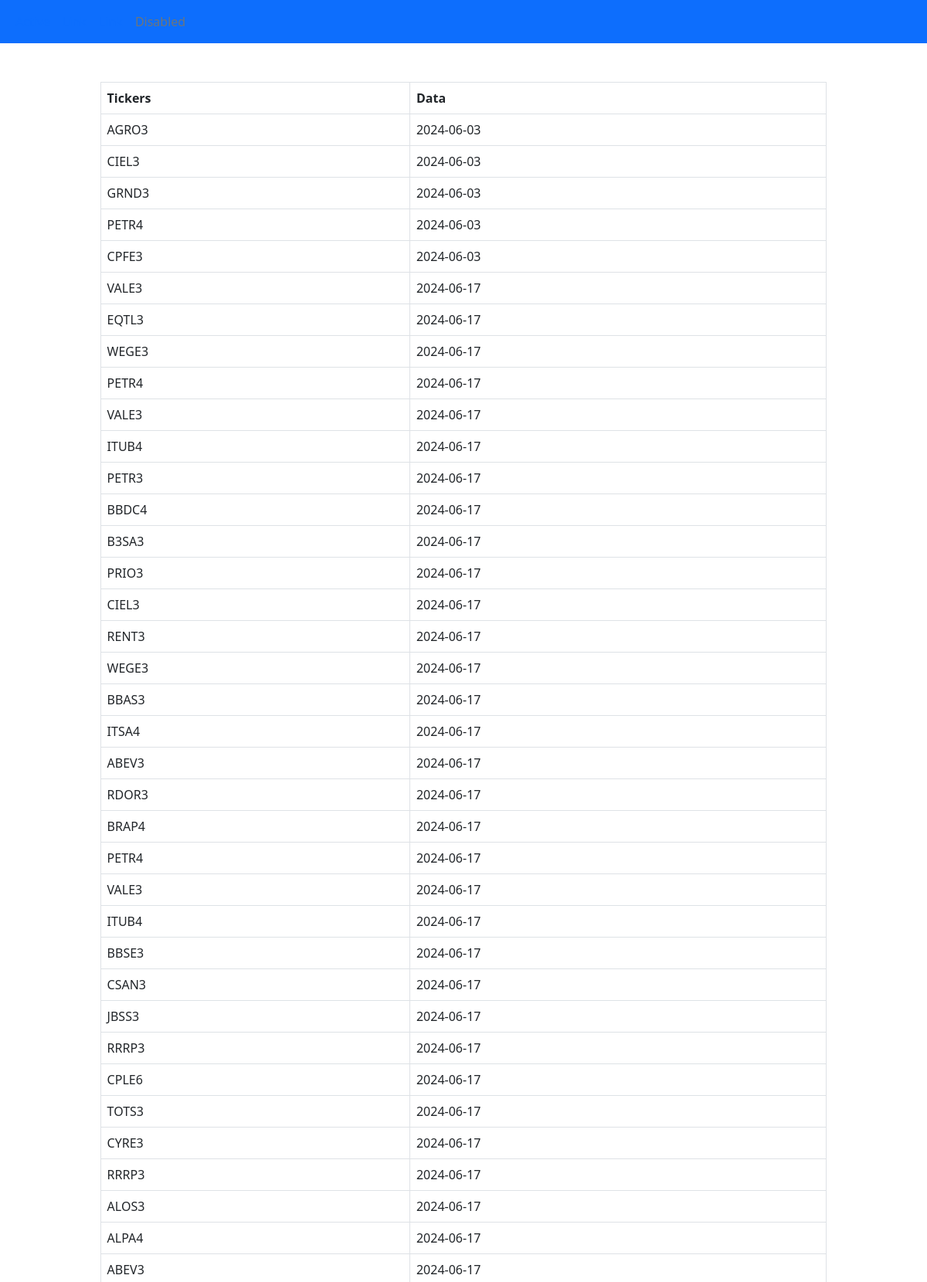
Screenshot of /table (upper part) with the database file from the repository.
### tables this page shows
CREATE TABLE acoes(
            Ticker Varchar(7) not null,
            Data Varchar(9) not null,
            Cod_Carteira int not null
            );

### web.py (the view)
@app.route("/table", methods=["GET"])
def gerar_tabela():
    banco.abrir_conexao()
    dados = banco.recuperar_dados()
    banco.fechar_conexao()
    return render_template("tabela.html", dados=dados)

### BancoDeDados.py (called while the page is built)
    def abrir_conexao(self):
        self.conn = sqlite3.connect("banco.db",check_same_thread=False)
        self.conn.execute("""
            Create Table if not exists acoes(
            Ticker Varchar(7) not null,
            Data Varchar(9) not null,
            Cod_Carteira int not null
            );
        """)
        self.cursor = self.conn.cursor()

    def fechar_conexao(self):
        if self.conn:
            self.conn.close()

    def recuperar_dados(self):
        self.cursor.execute("Select * from acoes")
        dados = self.cursor.fetchall()
        return dados

### templates/tabela.html (shortened to what this page needs)
<!DOCTYPE html>
<html lang="en">
<head>
    <link rel="stylesheet" href="https://cdn.jsdelivr.net/npm/bootstrap-icons@1.4.1/font/bootstrap-icons.css">
    <link href="https://cdn.jsdelivr.net/npm/bootstrap@5.0.2/dist/css/bootstrap.min.css" rel="stylesheet">
</head>
<body>
    <nav class="navbar navbar-expand-lg bg-primary">
        <div class="container-fluid">
            <ul class="navbar-nav">
                <li class="nav-item">
                    <a class="nav-link active" href="#">Active</a>
                </li>
                <li class="nav-item">
                    <a class="nav-link" href="#">Link</a>
                </li>
                <li class="nav-item">
                    <a class="nav-link" href="#">Link</a>
                </li>
                <li class="nav-item">
                    <a class="nav-link disabled" href="#">Disabled</a>
                </li>
            </ul>
        </div>
    </nav>
    <div class="container-fluid mt-4">
        <div class="table-container">
            <table class="table table-bordered">
                <thead>
                    <tr>
                        <th scope="col">Tickers</th>
                        <th scope="col">Data</th>
                    </tr>
                </thead>
                <tbody>
                    {% for dado in dados %}
                        <tr>
                            <td>{{ dado[0] }}</td>
                            <td>{{ dado[1]}}</td>
                        </tr>
                    {% endfor %}
                </tbody>
            </table>
        </div>
    </div>
</body>
</html>

### templates/tabela.html (style rules this page uses)
.table-container { display: flex; justify-content: center; align-items: center; min-height: 80vh; margin-top: 50px; }
table { max-width: 80%; width: 100%; }

### rows the page displays
acoes: Ticker "AGRO3", Data "2024-06-03"
acoes: Ticker "CIEL3", Data "2024-06-03"
acoes: Ticker "GRND3", Data "2024-06-03"
acoes: Ticker "PETR4", Data "2024-06-03"
acoes: Ticker "CPFE3", Data "2024-06-03"
acoes: Ticker "VALE3", Data "2024-06-17"
acoes: Ticker "EQTL3", Data "2024-06-17"
acoes: Ticker "WEGE3", Data "2024-06-17"
acoes: Ticker "PETR4", Data "2024-06-17"
acoes: Ticker "VALE3", Data "2024-06-17"
acoes: Ticker "ITUB4", Data "2024-06-17"
acoes: Ticker "PETR3", Data "2024-06-17"
acoes: Ticker "BBDC4", Data "2024-06-17"
acoes: Ticker "B3SA3", Data "2024-06-17"
acoes: Ticker "PRIO3", Data "2024-06-17"
acoes: Ticker "CIEL3", Data "2024-06-17"
acoes: Ticker "RENT3", Data "2024-06-17"
acoes: Ticker "WEGE3", Data "2024-06-17"
acoes: Ticker "BBAS3", Data "2024-06-17"
acoes: Ticker "ITSA4", Data "2024-06-17"
acoes: Ticker "ABEV3", Data "2024-06-17"
acoes: Ticker "RDOR3", Data "2024-06-17"
acoes: Ticker "BRAP4", Data "2024-06-17"
acoes: Ticker "PETR4", Data "2024-06-17"
acoes: Ticker "VALE3", Data "2024-06-17"
acoes: Ticker "ITUB4", Data "2024-06-17"
acoes: Ticker "BBSE3", Data "2024-06-17"
acoes: Ticker "CSAN3", Data "2024-06-17"
acoes: Ticker "JBSS3", Data "2024-06-17"
acoes: Ticker "RRRP3", Data "2024-06-17"
acoes: Ticker "CPLE6", Data "2024-06-17"
acoes: Ticker "TOTS3", Data "2024-06-17"
acoes: Ticker "CYRE3", Data "2024-06-17"
acoes: Ticker "RRRP3", Data "2024-06-17"
acoes: Ticker "ALOS3", Data "2024-06-17"
acoes: Ticker "ALPA4", Data "2024-06-17"
acoes: Ticker "ABEV3", Data "2024-06-17"
